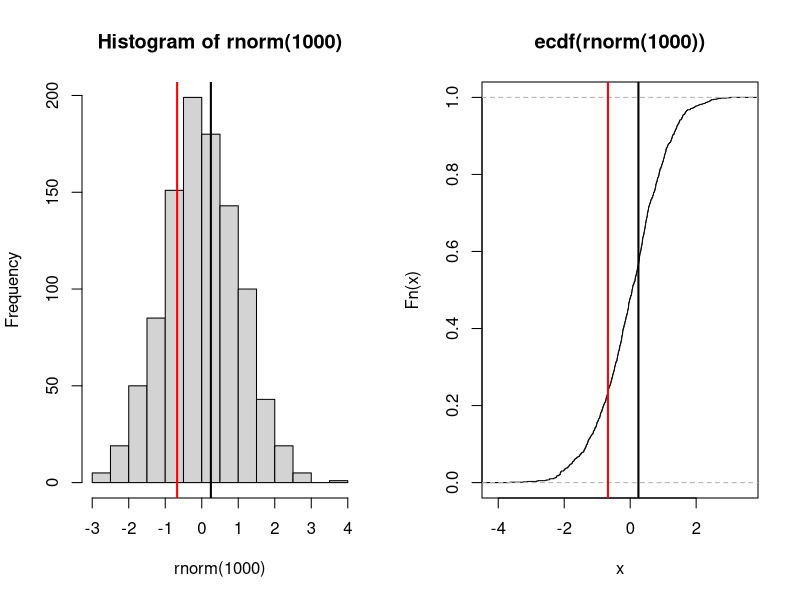
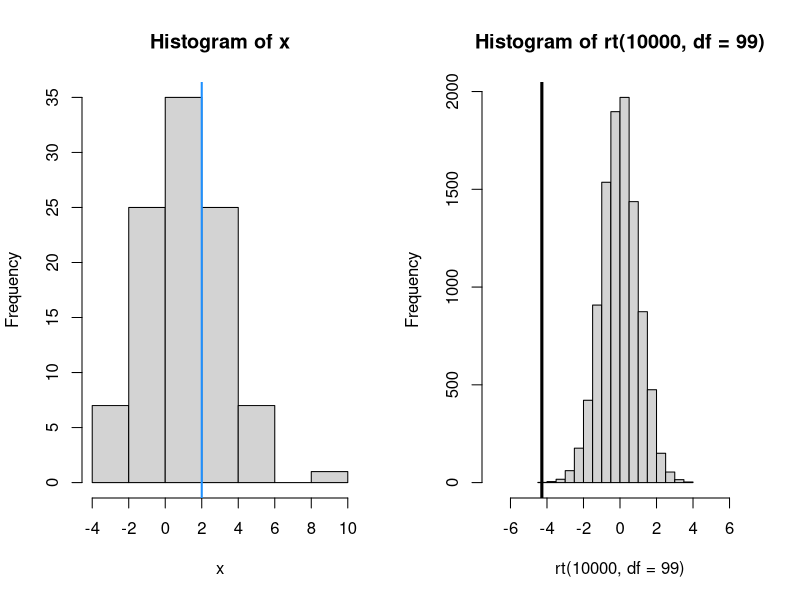
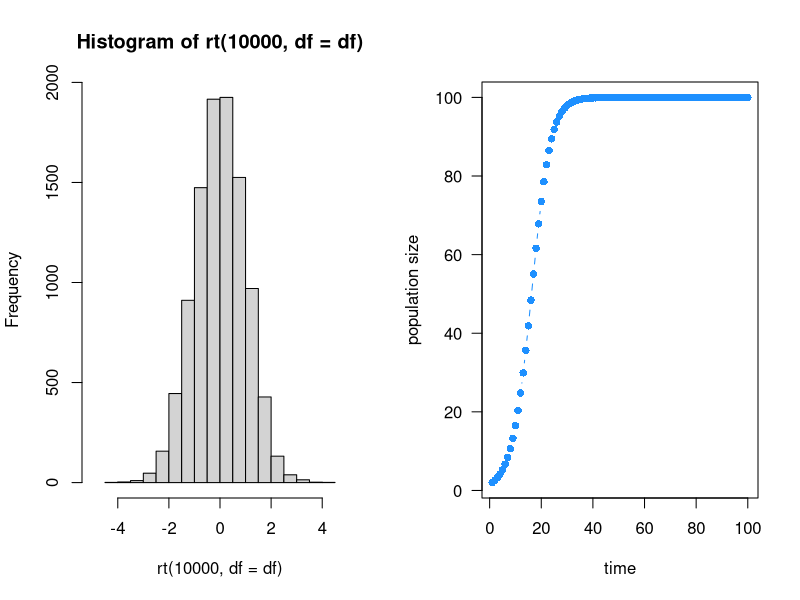
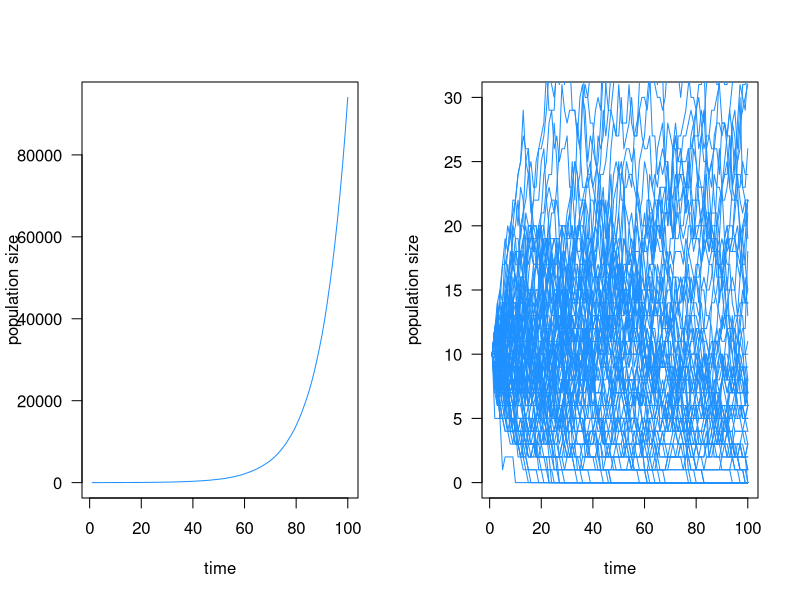
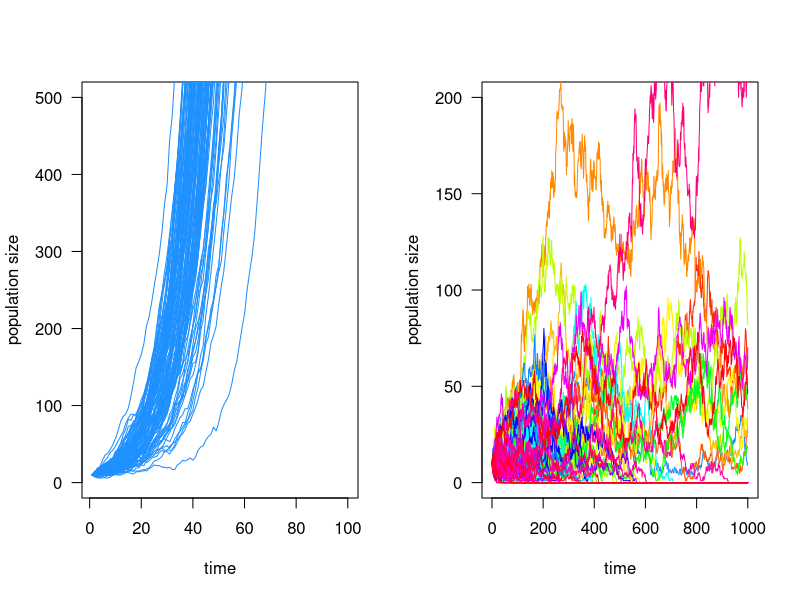
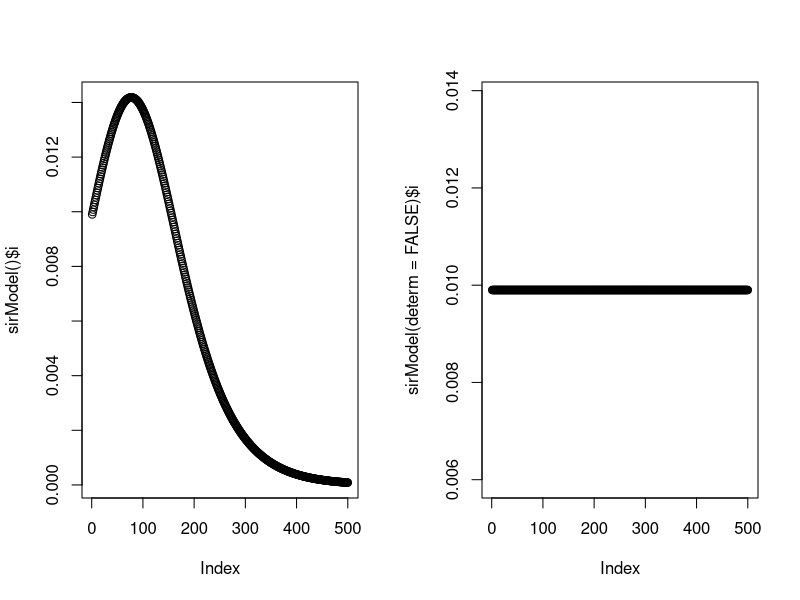

Here is the R script that generated these plots, in order:
## ---- chunk 1

coin <- rbinom(100, 1, p=0.5)
sum(coin == 1)

## ---- chunk 2



## ---- chunk 3

rnorm(100, 1, 1)
rbinom(100, 1, 0.25)
rpois(100, 1)
runif(100, 1, 20)
rgamma(100, 1, 1)

## ---- chunk 4

pnorm(-1, mean=0, sd=1)
pnorm(1, mean=0, sd=1)
pnorm(1, mean=0, sd=1, lower.tail=FALSE)


pbinom(0, 1, 0.15)
ppois(1, lambda=2)
punif(0.25, 0, 1)


## ---- chunk 5

pnorm(0.25, mean=0, sd=1)

qnorm(0.25, mean=0, sd=1)
pnorm(-0.6744898, mean=0, sd=1)


par(mfrow=c(1,2))
hist(rnorm(1000))
abline(v=0.25, lwd=2)
abline(v=-0.6744898, col='red', lwd=2)
plot(ecdf(rnorm(1000)))
abline(v=0.25, lwd=2)
abline(v=-0.6744898, col='red', lwd=2)

## ---- chunk 6
x <- rnorm(100, 1, 2)
mu <- 2

hist(x)
abline(v=mu, col='dodgerblue', lwd=2)

t.test(x, mu=mu)

tt <- (mean(x) - mu) / (sd(x) / sqrt(length(x)))
pt(tt, df=length(x)-1)

# why is the above value different from the t-test calculation from `t.test`?

pt(tt, df=length(x)-1)*2


hist(rt(10000, df=99), xlim=c(-7,7)) 
abline(v=tt, lwd=3)


## ---- chunk 7

x1 <- rnorm(100, 1, 2)
x2 <- rnorm(100, 2, 1)

t.test(x1, x2, var.equal=TRUE)


sp <- sqrt((var(x1)+var(x2)) / 2)
tt2 <- (mean(x1)-mean(x2)) / (sp*sqrt(2/length(x1)))

df <- (2*length(x1)) - 2

pt(tt2, df=df) * 2


hist(rt(10000, df=df), xlim=c(-5,5)) 
abline(v=tt2, lwd=3)


## at larger sample sizes, the normal distribution is approximately equal to the t-distribution (a z-test is the equivalent, which assumes that we know lots). The normal distribution is commonly used for significance testing (which we won't really go into here much beyond this t-test bit). 

pt(tt2, df=df)
pnorm(tt2)

## ---- chunk 8

outcomes <- c(0, 0, 0, 1, 1, 1, 1, 1, 1, 0, 0, 0, 0, 0, 0, 
1, 0, 1, 1, 0, 0, 0, 0, 0, 0, 0, 0, 1, 1, 0, 0, 0, 1, 0, 0, 
0, 0, 1, 0, 0, 0, 0, 0, 1, 0, 0, 0, 1, 0, 0, 0, 0, 1, 0, 0, 
0, 1, 0, 0, 0, 0, 1, 0, 0, 0, 0, 0, 0, 0, 0, 0, 1, 0, 0, 0, 
0, 0, 0, 0, 0, 0, 0, 0, 0, 0, 1, 0, 0, 0, 0, 0, 0, 0, 0, 0, 
1, 0, 0, 0, 0)



# the cheat way (binomial exact test) 
binom.test(sum(outcomes), n=100, p=0.5)

pbinom(sum(outcomes), 100, 0.5) * 2


## ---- chunk 9


logisticGrowth <- function(n, r, k){
  n*exp(r*(1-(n / k)))
}


logisticDynamics <- function(n,r,k, steps=100){
  ret <- c()
  ret[1] <- n
  if(length(r) == 1){
    r <- rep(r, steps)
  }
  for(i in 1:(steps-1)){
    ret[i+1] <- logisticGrowth(ret[i], r[i], k)
  }
  return(ret)
}


plot(logisticDynamics(n=2, r=0.25, k=100, steps=100), 
  type='b', las=1, ylab='population size', xlab='time',
  col='dodgerblue', pch=16)


## ---- chunk 10

logisticP1 <- function(Nt, b=0.1, d=0.1) {
  births <- sum(rbinom(Nt,1,b))
  deaths <- 0
  pop <- (Nt + births - deaths) 
  return(pop)
}

## ---- chunk 11

logisticP2 <- function(Nt, b=0.1, d=0.1) {
  births <- sum(rbinom(Nt, 1, b))
  deaths <- sum(rbinom(Nt, 1, d))
  pop <- (Nt + births - deaths) 
  return(pop)
}

## ---- chunk 12

logisticPDynamics <- function(Nt, b, d, steps=1000, mod=logisticP1){
  ret <- c()
  ret[1] <- Nt
  if(length(b) == 1){
    b <- rep(b, steps)
  }
  if(length(d) == 1){
    d <- rep(d, steps)
  }
  for(i in 1:(steps-1)){
    ret[i+1] <- mod(ret[i], b=b[i], d=d[i])
  }
  return(ret)
}


plot(logisticPDynamics(10, b=0.1, d=0.1, mod=logisticP1, steps=100), 
  type='l', las=1, ylab='population size', 
  xlab='time', col='dodgerblue')

## ---- chunk 13

# birth death equal
plot(logisticPDynamics(10, b=0.1, d=0.1, mod=logisticP2, steps=100), 
  type='l', ylim=c(0,30), 
  las=1, ylab='population size', xlab='time',
  col='dodgerblue')
lapply(1:100, function(x){
  lines(logisticPDynamics(10, b=0.1, d=0.1, mod=logisticP2, steps=100), col='dodgerblue')
})




# birth 2x death
plot(logisticPDynamics(10, b=0.2, d=0.1, mod=logisticP2, steps=100), 
  type='l', ylim=c(0,500),
  las=1, ylab='population size', xlab='time',
  col='dodgerblue')
lapply(1:100, function(x){
  lines(logisticPDynamics(10, b=0.2, d=0.1, mod=logisticP2, steps=100), col='dodgerblue')
})




# 1000 time steps
plot(logisticPDynamics(10, b=0.1, d=0.1, mod=logisticP2, steps=1000), 
  type='l', ylim=c(0,200),
  las=1, ylab='population size', xlab='time',
  col='dodgerblue')
lapply(1:100, function(x){
  lines(logisticPDynamics(10, b=0.1, d=0.1, mod=logisticP2, steps=1000), col=rainbow(100)[x])
})

## ---- chunk 14




## ---- chunk 15

sirModel <- function(init=c(100,1,0), beta=0.1, gamma=0.09, 
  steps=500, determ=TRUE){
  s <- i <- r <- c()
  s[1] <- init[1]/sum(init)
  i[1] <- init[2]/sum(init)
  r[1] <- init[3]/sum(init)

  if(determ){
    for(z in 2:steps){
      s[z] <- s[z-1] - (beta*s[z-1]*i[z-1])
      i[z] <- i[z-1] + (beta*s[z-1]*i[z-1]) - (gamma*i[z-1])
      r[z] <- r[z-1] + (gamma*i[z-1])
    }
  }
  if(determ==FALSE){
    for(z in 2:steps){
      infection <- (sum(rbinom(s[z-1], 1, beta*i[z-1])))
      recovery <- (sum(rbinom(i[z-1], 1, gamma)))
      s[z] <- s[z-1] - infection
      i[z] <- i[z-1] + infection - recovery
      r[z] <- r[z-1] + recovery
    }
  }
  return(data.frame(s,i,r))
}

## ---- chunk 16

plot(sirModel()$i)
plot(sirModel(determ=FALSE)$i)


## ---- chunk 17

sessionInfo()

